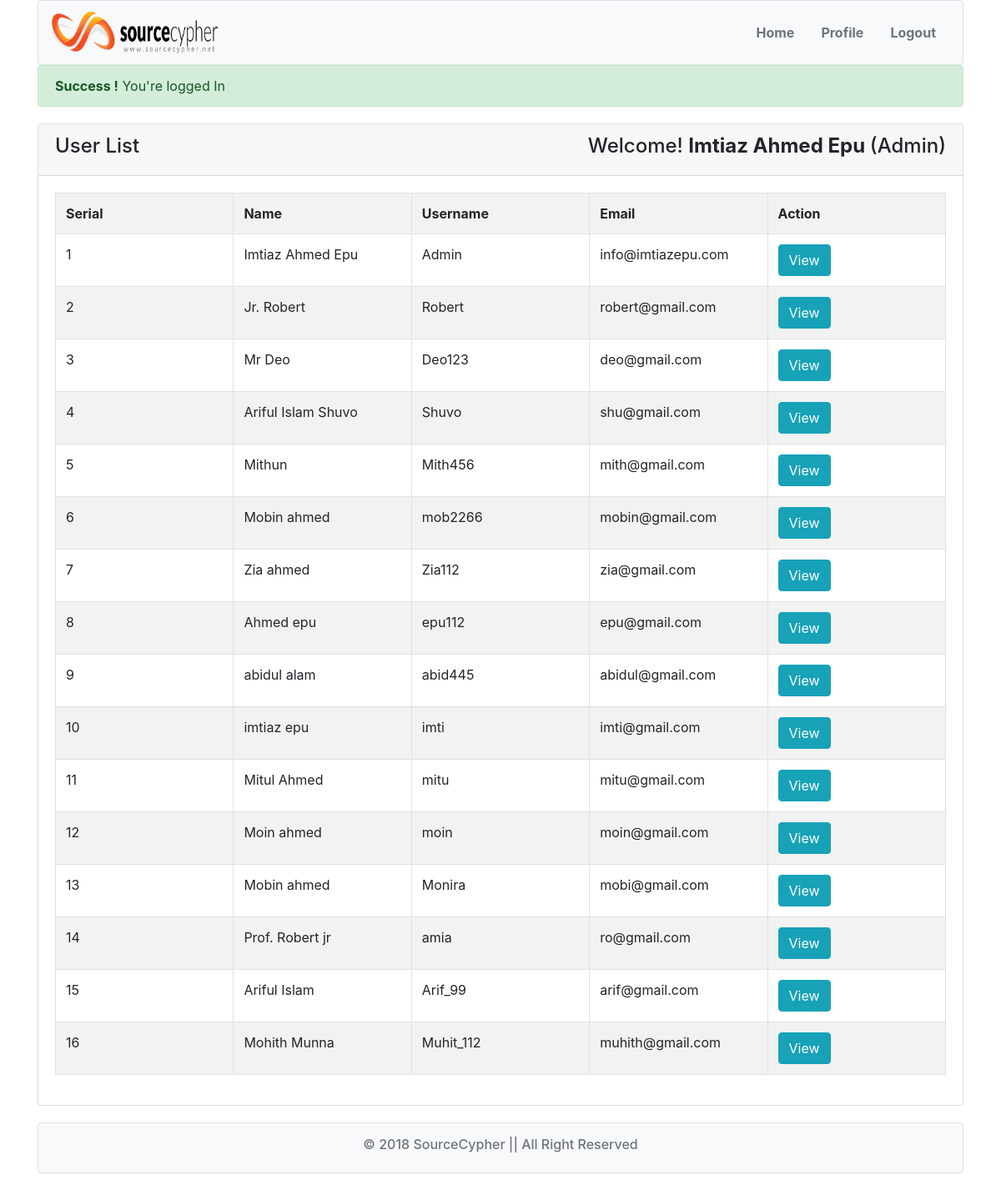
Page /index.php (signed in) on the committed database.
### tables this page shows
CREATE TABLE `tbl_user` (
  `id` int(11) NOT NULL,
  `name` varchar(255) NOT NULL,
  `username` varchar(255) NOT NULL,
  `email` varchar(255) NOT NULL,
  `password` varchar(255) NOT NULL
);

### lib/Session.php (called while the page is built, shortened)
<?php
class Session {
    public static function get($key) {
        if (isset($_SESSION[$key])) {
            return $_SESSION[$key];
        } else {
            return false;
        }
    }
}
?>

### lib/User.php (called while the page is built, shortened)
 <?php
include_once "Session.php";
include "Database.php";
class User {
    private $db;
    public function __construct() {
        $this->db = new Database();
    }
    public function getUserData(){
        $sql   = "SELECT * FROM tbl_user ORDER BY id ASC";
        $query = $this->db->pdo->prepare($sql);
        $query->execute();
        $result = $query->fetchAll();
        return $result;
    }
}
?>

### lib/Database.php (called while the page is built)
 <?php
class Database {
    private $hostdb = "localhost";
    private $userdb = "root";
    private $passdb = "";
    private $namedb = "db_access";
    public $pdo;
    public function __construct() {
        if (!isset($this->pdo)) {
            try {
                $link = new pdo("mysql:host=" . $this->hostdb . ";dbname=" . $this->namedb, $this->userdb, $this->passdb);
                $link->setAttribute(PDO::ATTR_ERRMODE, PDO::ERRMODE_EXCEPTION);
                $link->exec("SET CHARACTER SET utf8");
                $this->pdo = $link;
            }
            catch (PDOException $e) {
                die("Failed to connect with Database" . $e->getMessage());
            }
        }
    }
}
?>

### index.php (the view, shortened to what this page needs)
<?php
include "inc/header.php";
?>
<?php
include "lib/User.php";
?>
<?php
	$loginmsg = Session::get("loginmsg");
		if (isset($loginmsg)) {
		    echo $loginmsg;
		}
?>
        <div class="card" style="margin: 20px 0px">
            <div class="card-header">
                <h4>User List <span class="float-right">Welcome! <strong>
                    <?php
						$name = Session::get("name");
						if (isset($name)) {
						    echo $name;
						}
					?>
					</strong>(<?php
						$username = Session::get("username");
						if (isset($username)) {
						    echo $username;
						}
					?>)</span></h4>
            </div>
            <div class="card-body">
                <table class="table table-striped table-bordered">
                    <tr>
                        <th width="20%">Serial</th>
                        <th width="20%">Name</th>
                        <th width="20%">Username</th>
                        <th width="20%">Email</th>
                        <th width="20%">Action</th>
                    </tr>
<?php
	$user = new User();
	$userdata = $user->getUserData();
	if ($userdata) {
		$i=0;
		foreach ($userdata as $sdata) {
			$i++
 ?>
                    <tr>
                        <td><?php echo $i; ?></td>
                        <td><?php echo $sdata['name']; ?></td>
                        <td><?php echo $sdata['username']; ?></td>
                        <td><?php echo $sdata['email']; ?></td>
                        <td>
                            <a class="btn btn-info" href="profile.php?id=<?php echo $sdata['id']; ?>">View</a>
                        </td>
                    </tr>
<?php } } ?>
                </table>
            </div>
        </div>
<?php
include "inc/footer.php";
?>

### inc/header.php (shortened to what this page needs)
 <?php
	$filepath = realpath(dirname(__FILE__));
	include_once $filepath . '/../lib/Session.php';
?>
<!DOCTYPE html>
<html lang="en">
<head>
	<link rel="stylesheet" href="inc/css/bootstrap.min.css">
</head>
<body>
	<div class="container">
		<nav class="navbar navbar-light bg-light rounded border">
			<a class="navbar-brand" href="index.php">
				<img src="img/Sourcecypher.png" width="200" height="50" class="d-inline-block align-top" alt="">
			</a>
			<ul class="nav justify-content-end font-weight-bold">
				<?php
					$id = Session::get("id");
					$userlogin = Session::get("login");
					if ($userlogin == true) {
				?>
				<li class="nav-item">	<a class="nav-link text-secondary" href="index.php">Home</a>
				</li>
				<li class="nav-item">	<a class="nav-link text-secondary" href="profile.php?id=<?php echo $id; ?>">Profile</a>
				</li>
				<li class="nav-item">	<a class="nav-link text-secondary" href="?action=logout">Logout</a>
				</li>
				<?php } ?>
			</ul>
		</nav>

### inc/footer.php
<footer class="p-3 mb-2 bg-light rounded text-center border">
			<h6 class="text-secondary">&copy; 2018 <a class="text-secondary" href="Sourcecypher.net">SourceCypher</a> || All Right Reserved</h6>
		</footer>
	</div>
</body>
</html>

### rows in the picture
tbl_user: name "Imtiaz Ahmed Epu", username "Admin", email "info@imtiazepu.com"
tbl_user: name "Jr. Robert", username "Robert", email "robert@gmail.com"
tbl_user: name "Mr Deo", username "Deo123", email "deo@gmail.com"
tbl_user: name "Ariful Islam Shuvo", username "Shuvo", email "shu@gmail.com"
tbl_user: name "Mithun", username "Mith456", email "mith@gmail.com"
tbl_user: name "Mobin ahmed", username "mob2266", email "mobin@gmail.com"
tbl_user: name "Zia ahmed", username "Zia112", email "zia@gmail.com"
tbl_user: name "Ahmed epu", username "epu112", email "epu@gmail.com"
tbl_user: name "abidul alam", username "abid445", email "abidul@gmail.com"
tbl_user: name "imtiaz epu", username "imti", email "imti@gmail.com"
tbl_user: name "Mitul Ahmed", username "mitu", email "mitu@gmail.com"
tbl_user: name "Moin ahmed", username "moin", email "moin@gmail.com"
tbl_user: name "Mobin ahmed", username "Monira", email "mobi@gmail.com"
tbl_user: name "Prof. Robert jr", username "amia", email "ro@gmail.com"
tbl_user: name "Ariful Islam", username "Arif_99", email "arif@gmail.com"
tbl_user: name "Mohith Munna", username "Muhit_112", email "muhith@gmail.com"

### other values in the picture
$loginmsg "Success ! You're logged In"
$name "Imtiaz Ahmed Epu"
$username "Admin"
